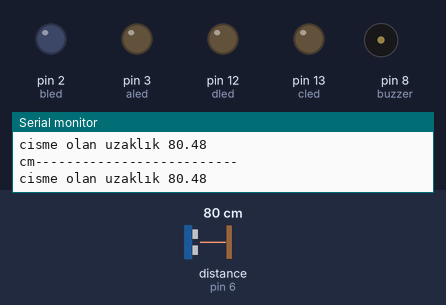
The sketch below on a simulated Arduino Uno, built with avr-gcc and run on an emulated ATmega328P. On the bench: output pins drawn as LEDs (lit = HIGH), buzzer (waves = sounding, pin HIGH), the last lines printed to the serial monitor. Wiring (inferred from the names in the program): ultrasonic range finder: trigger pin 7; echo pin 6. Dashed ring = blinking. Inputs (shaded band) come from the test bench; at power-on: distance to the obstacle (sensor on pin 6) 80 cm. The echo pulse lasts 58.3 µs per cm; pins used as bus, display or sensor lines are not drawn.

Above: at 1.2 s.
1.3 s: distance to the obstacle (sensor on pin 6) set to 64 cm
2.8 s: distance to the obstacle (sensor on pin 6) set to 56 cm
At 3.8 s:
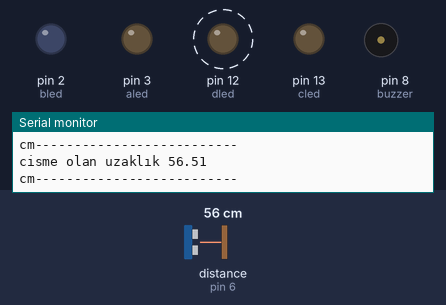
5.8 s: distance to the obstacle (sensor on pin 6) set to 43 cm
8.3 s: distance to the obstacle (sensor on pin 6) set to 37 cm
At 10.1 s:
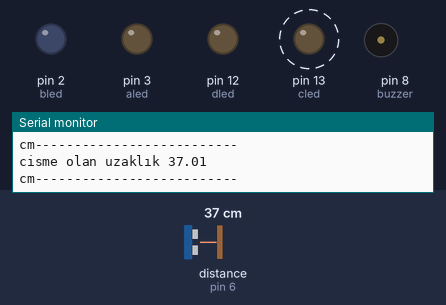
11.3 s: distance to the obstacle (sensor on pin 6) set to 24 cm
14.3 s: distance to the obstacle (sensor on pin 6) set to 19 cm
At 14.9 s:
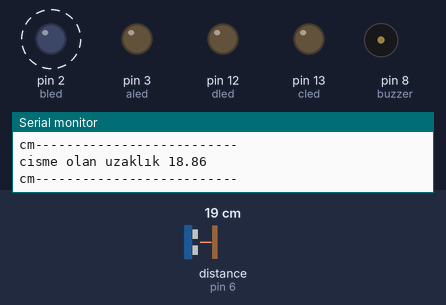
Timing chart, 0 to 18.3 s (numbered marks = the images above; inputs shaded):
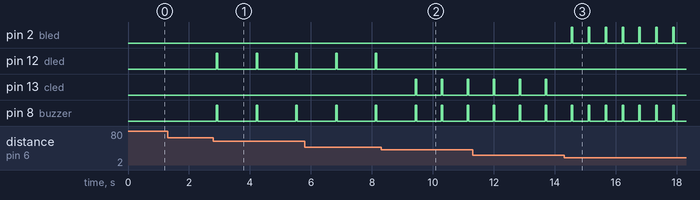

The sketch:

mesafeSensor.ino
```cpp
#define echoPin 6
#define trigPin 7
#define buzzer 8
#define aled 3
#define bled 2
#define cled 13
#define dled 12


float sure;
float mesafe;


void setup() {

pinMode(trigPin,OUTPUT);
pinMode(echoPin,INPUT);
pinMode(buzzer,OUTPUT);
pinMode(aled,OUTPUT);
pinMode(bled,OUTPUT);
pinMode(cled,OUTPUT);
pinMode(dled,OUTPUT);
Serial.begin(9600);

}

void loop() {

digitalWrite(trigPin,HIGH);
delay(1);
digitalWrite(trigPin,LOW);
digitalWrite(echoPin,LOW);
sure = pulseIn(echoPin,HIGH);
mesafe = (sure/2) / 28.9;

Serial.print("cisme olan uzaklık ");
Serial.println(mesafe);
Serial.print("cm");
Serial.println("--------------------------");
delay(50);

if (mesafe <= 8){
  digitalWrite(aled,HIGH);
  digitalWrite(buzzer,HIGH);
  delay(50);
  digitalWrite(aled,LOW);
  digitalWrite(buzzer,LOW);
  delay(50);

}

else if (mesafe <= 21){
  digitalWrite(bled,HIGH);
  digitalWrite(buzzer,HIGH);
  delay(50);
  digitalWrite(bled,LOW);
  digitalWrite(buzzer,LOW);
  delay(450);

}

else if (mesafe <=40){
  digitalWrite(cled,HIGH);
  digitalWrite(buzzer,HIGH);
  delay(50);
  digitalWrite(cled,LOW);
  digitalWrite(buzzer,LOW);
  delay(750);

}
else if(mesafe < 60){
  digitalWrite(dled,HIGH);
  digitalWrite(buzzer,HIGH);
  delay(50);
  digitalWrite(dled,LOW);
  digitalWrite(buzzer,LOW);
  delay(1200);

}
else {
  return  0;
}
}
```

Measured:
- the behaviour switches between 60 and 59 cm on distance to the obstacle (sensor on pin 6) (found by bisection; images 0 and 1)
- the behaviour switches between 40 and 39 cm on distance to the obstacle (sensor on pin 6) (found by bisection; images 1 and 2)
- the behaviour switches between 22 and 21 cm on distance to the obstacle (sensor on pin 6) (found by bisection; images 2 and 3)
- after the input at 2.8 s, pin 12 (dled), pin 8 (buzzer): alternates HIGH for 0.05 s and LOW for 1.3 s, starting after 0.09 s
- after the input at 8.3 s, pin 12 (dled): stops changing and stays LOW; pin 13 (cled): alternates HIGH for 0.05 s and LOW for 0.80 s, starting after 1.1 s; pin 8 (buzzer): alternates HIGH for 0.05 s and LOW for 0.80 s, starting after 2.0 s
- after the input at 14.3 s, pin 2 (bled): alternates HIGH for 0.05 s and LOW for 0.50 s, starting after 0.24 s; pin 13 (cled): stops changing and stays LOW; pin 8 (buzzer): alternates HIGH for 0.05 s and LOW for 0.50 s, starting after 0.80 s
